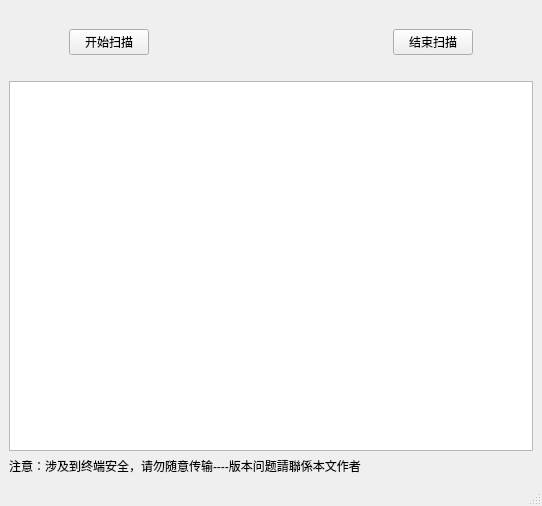
<?xml version="1.0" encoding="UTF-8"?>
<ui version="4.0">
 <class>MainWindow</class>
 <widget class="QMainWindow" name="MainWindow">
  <property name="geometry">
   <rect>
    <x>0</x>
    <y>0</y>
    <width>542</width>
    <height>506</height>
   </rect>
  </property>
  <property name="windowTitle">
   <string>PasswdScan（By  vevenlcf）</string>
  </property>
  <widget class="QWidget" name="centralwidget">
   <layout class="QGridLayout" name="gridLayout_3">
    <item row="0" column="0">
     <layout class="QGridLayout" name="gridLayout_2">
      <item row="2" column="0" colspan="8">
       <spacer name="horizontalSpacer_5">
        <property name="orientation">
         <enum>Qt::Horizontal</enum>
        </property>
        <property name="sizeHint" stdset="0">
         <size>
          <width>40</width>
          <height>20</height>
         </size>
        </property>
       </spacer>
      </item>
      <item row="1" column="6">
       <widget class="QPushButton" name="endButton">
        <property name="text">
         <string>结束扫描</string>
        </property>
       </widget>
      </item>
      <item row="1" column="5">
       <spacer name="horizontalSpacer">
        <property name="orientation">
         <enum>Qt::Horizontal</enum>
        </property>
        <property name="sizeHint" stdset="0">
         <size>
          <width>50</width>
          <height>20</height>
         </size>
        </property>
       </spacer>
      </item>
      <item row="1" column="7">
       <spacer name="horizontalSpacer_3">
        <property name="orientation">
         <enum>Qt::Horizontal</enum>
        </property>
        <property name="sizeHint" stdset="0">
         <size>
          <width>30</width>
          <height>20</height>
         </size>
        </property>
       </spacer>
      </item>
      <item row="1" column="0">
       <spacer name="horizontalSpacer_2">
        <property name="orientation">
         <enum>Qt::Horizontal</enum>
        </property>
        <property name="sizeHint" stdset="0">
         <size>
          <width>30</width>
          <height>20</height>
         </size>
        </property>
       </spacer>
      </item>
      <item row="3" column="0" colspan="8">
       <widget class="QTextEdit" name="textEdit"/>
      </item>
      <item row="0" column="0" colspan="8">
       <spacer name="horizontalSpacer_4">
        <property name="orientation">
         <enum>Qt::Horizontal</enum>
        </property>
        <property name="sizeHint" stdset="0">
         <size>
          <width>40</width>
          <height>20</height>
         </size>
        </property>
       </spacer>
      </item>
      <item row="1" column="1">
       <widget class="QPushButton" name="startButton">
        <property name="text">
         <string>开始扫描</string>
        </property>
       </widget>
      </item>
      <item row="1" column="3">
       <spacer name="horizontalSpacer_7">
        <property name="orientation">
         <enum>Qt::Horizontal</enum>
        </property>
        <property name="sizeHint" stdset="0">
         <size>
          <width>40</width>
          <height>20</height>
         </size>
        </property>
       </spacer>
      </item>
      <item row="1" column="4">
       <spacer name="horizontalSpacer_6">
        <property name="orientation">
         <enum>Qt::Horizontal</enum>
        </property>
        <property name="sizeHint" stdset="0">
         <size>
          <width>40</width>
          <height>20</height>
         </size>
        </property>
       </spacer>
      </item>
      <item row="1" column="2">
       <spacer name="horizontalSpacer_8">
        <property name="orientation">
         <enum>Qt::Horizontal</enum>
        </property>
        <property name="sizeHint" stdset="0">
         <size>
          <width>40</width>
          <height>20</height>
         </size>
        </property>
       </spacer>
      </item>
     </layout>
    </item>
    <item row="1" column="0">
     <widget class="QLabel" name="label">
      <property name="text">
       <string>注意：涉及到终端安全，请勿随意传输----版本问题請聯係本文作者</string>
      </property>
     </widget>
    </item>
   </layout>
  </widget>
  <widget class="QMenuBar" name="menubar">
   <property name="geometry">
    <rect>
     <x>0</x>
     <y>0</y>
     <width>542</width>
     <height>23</height>
    </rect>
   </property>
  </widget>
  <widget class="QStatusBar" name="statusbar"/>
 </widget>
 <resources/>
 <connections/>
</ui>
